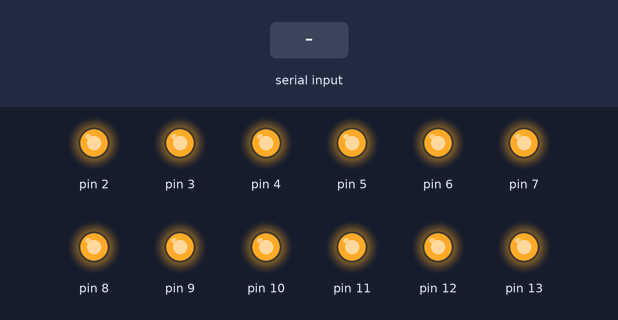
Recording of a sketch running on a simulated Arduino Uno, built with avr-gcc and run on an emulated ATmega328P. Shown: output pins drawn as LEDs (lit = HIGH). The inputs (shaded band) are chosen by the test bench.

Above: at 1.2 s.
1.3 s: byte 0 (0) received over Serial
At 2.5 s:
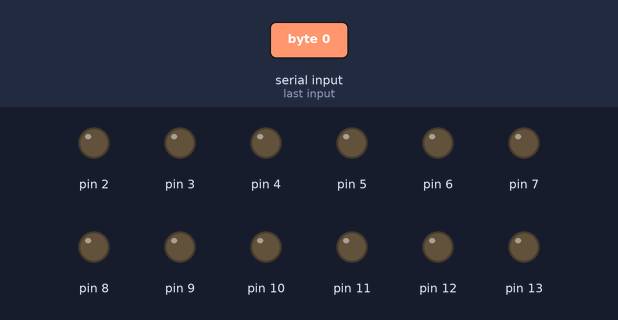
Timing chart, 0 to 4.3 s (numbered marks = the images above; inputs shaded):
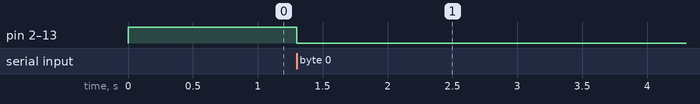

The sketch:

LattePanda.ino
```cpp
int Command = 1;
int LastCommand = 99;

void setup() {
  Serial.begin(9600);
}

void loop() {
  while(Serial.available() > 0){
    Command = Serial.read();
  }
  if(Command != LastCommand){
    if(Command == 0){
        for(int i=2; i<=13; i++){
          pinMode(i, OUTPUT);
          digitalWrite(i, LOW);
        }
    } else if (Command == 1){
        for(int i=2; i<=13; i++){
          pinMode(i, OUTPUT);
          digitalWrite(i, HIGH);
        }
    }
  }
  LastCommand = Command;
}
```

Measured:
- after the input at 1.3 s, pin 2–13: HIGH → LOW at once
